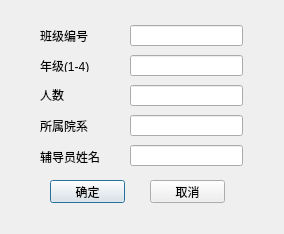
<?xml version="1.0" encoding="UTF-8"?>
<ui version="4.0">
 <class>AddClass</class>
 <widget class="QDialog" name="AddClass">
  <property name="geometry">
   <rect>
    <x>0</x>
    <y>0</y>
    <width>284</width>
    <height>234</height>
   </rect>
  </property>
  <property name="minimumSize">
   <size>
    <width>284</width>
    <height>234</height>
   </size>
  </property>
  <property name="maximumSize">
   <size>
    <width>284</width>
    <height>234</height>
   </size>
  </property>
  <property name="windowTitle">
   <string>添加班级</string>
  </property>
  <widget class="QLabel" name="label">
   <property name="geometry">
    <rect>
     <x>40</x>
     <y>30</y>
     <width>54</width>
     <height>12</height>
    </rect>
   </property>
   <property name="text">
    <string>班级编号</string>
   </property>
  </widget>
  <widget class="QLineEdit" name="lineEdit">
   <property name="geometry">
    <rect>
     <x>130</x>
     <y>25</y>
     <width>113</width>
     <height>21</height>
    </rect>
   </property>
  </widget>
  <widget class="QLabel" name="label_2">
   <property name="geometry">
    <rect>
     <x>40</x>
     <y>60</y>
     <width>54</width>
     <height>12</height>
    </rect>
   </property>
   <property name="text">
    <string>年级(1-4)</string>
   </property>
  </widget>
  <widget class="QLineEdit" name="lineEdit_2">
   <property name="geometry">
    <rect>
     <x>130</x>
     <y>55</y>
     <width>113</width>
     <height>21</height>
    </rect>
   </property>
  </widget>
  <widget class="QLabel" name="label_3">
   <property name="geometry">
    <rect>
     <x>40</x>
     <y>89</y>
     <width>54</width>
     <height>12</height>
    </rect>
   </property>
   <property name="text">
    <string>人数</string>
   </property>
  </widget>
  <widget class="QLineEdit" name="lineEdit_3">
   <property name="geometry">
    <rect>
     <x>130</x>
     <y>85</y>
     <width>113</width>
     <height>21</height>
    </rect>
   </property>
  </widget>
  <widget class="QLabel" name="label_4">
   <property name="geometry">
    <rect>
     <x>40</x>
     <y>120</y>
     <width>54</width>
     <height>12</height>
    </rect>
   </property>
   <property name="text">
    <string>所属院系</string>
   </property>
  </widget>
  <widget class="QLineEdit" name="lineEdit_4">
   <property name="geometry">
    <rect>
     <x>130</x>
     <y>115</y>
     <width>113</width>
     <height>21</height>
    </rect>
   </property>
  </widget>
  <widget class="QLabel" name="label_5">
   <property name="geometry">
    <rect>
     <x>40</x>
     <y>149</y>
     <width>61</width>
     <height>16</height>
    </rect>
   </property>
   <property name="text">
    <string>辅导员姓名</string>
   </property>
  </widget>
  <widget class="QLineEdit" name="lineEdit_5">
   <property name="geometry">
    <rect>
     <x>130</x>
     <y>145</y>
     <width>113</width>
     <height>21</height>
    </rect>
   </property>
  </widget>
  <widget class="QPushButton" name="pushButton">
   <property name="geometry">
    <rect>
     <x>50</x>
     <y>180</y>
     <width>75</width>
     <height>23</height>
    </rect>
   </property>
   <property name="text">
    <string>确定</string>
   </property>
  </widget>
  <widget class="QPushButton" name="pushButton_2">
   <property name="geometry">
    <rect>
     <x>150</x>
     <y>180</y>
     <width>75</width>
     <height>23</height>
    </rect>
   </property>
   <property name="text">
    <string>取消</string>
   </property>
  </widget>
 </widget>
 <resources/>
 <connections>
  <connection>
   <sender>pushButton_2</sender>
   <signal>clicked()</signal>
   <receiver>AddClass</receiver>
   <slot>close()</slot>
   <hints>
    <hint type="sourcelabel">
     <x>187</x>
     <y>191</y>
    </hint>
    <hint type="destinationlabel">
     <x>141</x>
     <y>113</y>
    </hint>
   </hints>
  </connection>
 </connections>
</ui>
